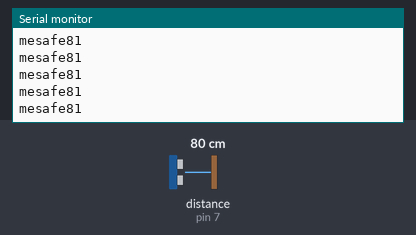
Recording of a sketch running on a simulated Arduino Uno, built with avr-gcc and run on an emulated ATmega328P. On the bench: the last lines printed to the serial monitor. Wiring (inferred from the names in the program): ultrasonic range finder: trigger pin 6; echo pin 7. The test bench sets the inputs (shaded band); at power-on: distance to the obstacle (sensor on pin 7) 80 cm. The echo pulse lasts 58.3 µs per cm; no radio packets arrive unless stated.

Above: at 1.2 s.
1.3 s: distance to the obstacle (sensor on pin 7) set to 250 cm
At 2.0 s:
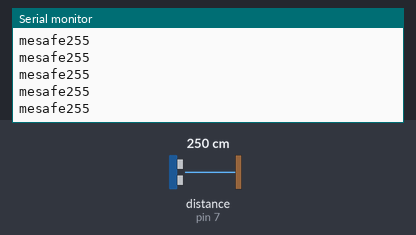
4.3 s: distance to the obstacle (sensor on pin 7) set to 18 cm
At 5.1 s:
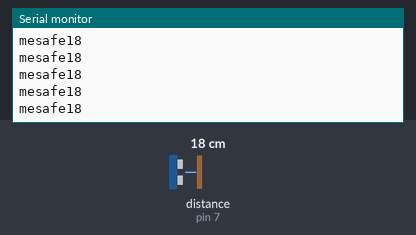
7.3 s: distance to the obstacle (sensor on pin 7) set to 250 cm
At 8.2 s:
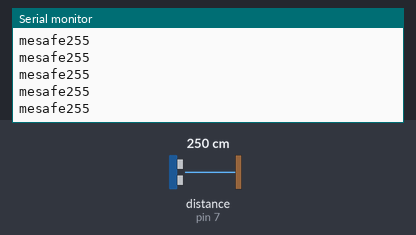
10.3 s: distance to the obstacle (sensor on pin 7) set to 35 cm
At 11.2 s:
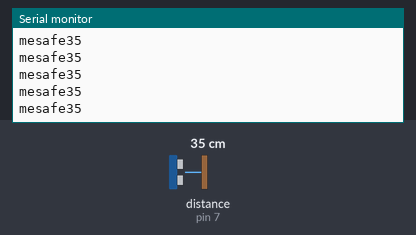
Timing chart, 0 to 13.3 s (numbered marks = the images above; inputs shaded):
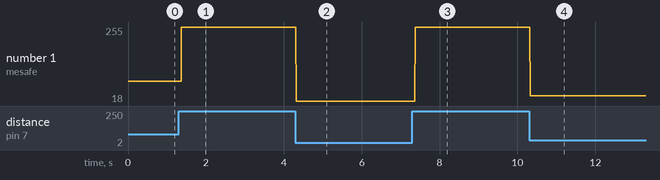

Measured:
- after the input at 1.3 s, the serial monitor: prints a new line after 0.07 s (image 1)
- after the input at 4.3 s, the serial monitor: prints a new line at once (image 2)
- after the input at 10.3 s, the serial monitor: prints a new line at once (image 4)
- plotted number 1: 81 → 255 after the input at 1.3 s, 255 → 18 after the input at 4.3 s, 255 → 35 after the input at 10.3 s

The sketch:

nrf_verici.ino
```cpp
#include  <SPI.h>
#include "nRF24L01.h"
#include "RF24.h"

RF24 verici(9, 10);
const uint64_t kanal = 0xE8E8F0F0E1LL;

int mesaj[1];

const byte echo = 7;
const byte trig = 6;
int sure = 0;
int mesafe = 0;


void setup()
{
  Serial.begin(9600);
  verici.begin();
  verici.openWritingPipe(kanal);


  pinMode(echo , INPUT);
  pinMode(trig , OUTPUT);
}

void loop()
{


  digitalWrite(trig , HIGH);
  digitalWrite(trig , LOW);
  sure = pulseIn(echo , HIGH);
  mesafe = (sure / 2) / 28.5 ;
  Serial.print("mesafe"); Serial.println(mesafe);
  if (mesafe <= 3)
  {
    mesaj[0] = 2;
    verici.write(mesaj, 1);


  }
  else if ((mesafe > 3 ) && (mesafe <= 6 ))

  {
    mesaj[0] = 4;
    verici.write(mesaj, 1);


  }

  else if (mesafe > 6 )

  {
    mesaj[0] = 7;
    verici.write(mesaj, 1);

  }
}
```
